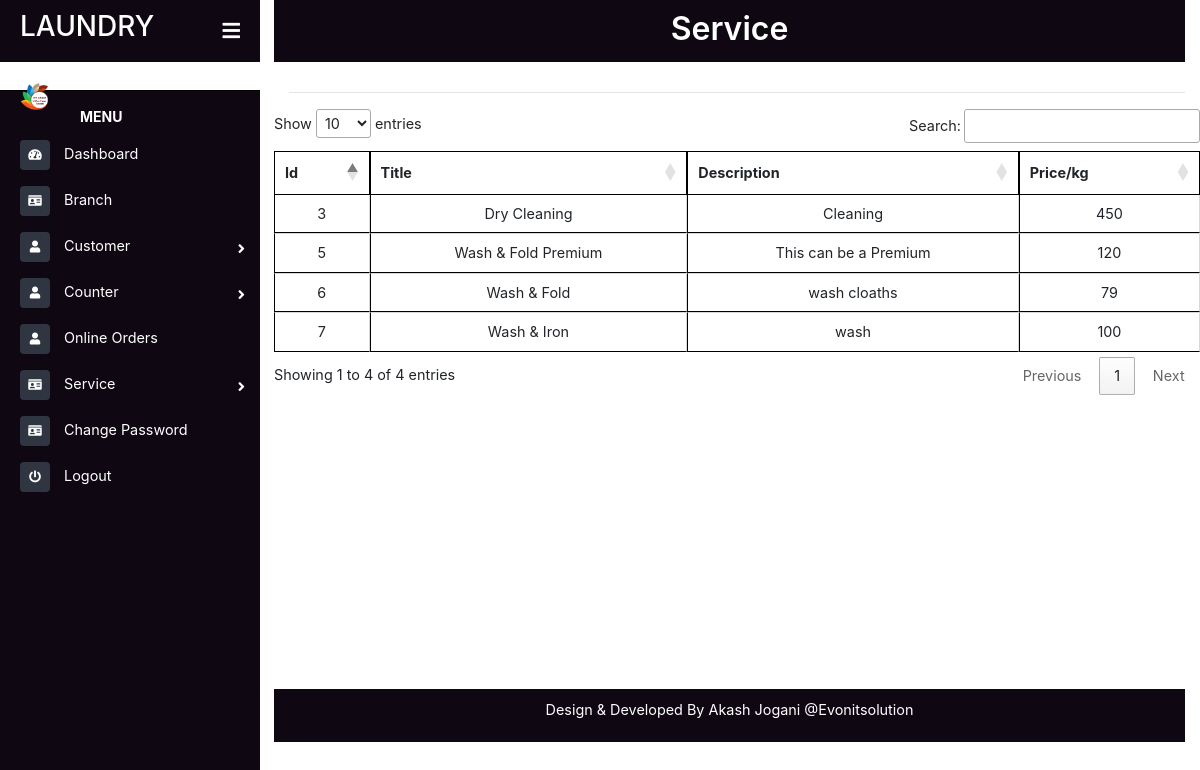
The app's page /shopkeeper/service.php, older data.
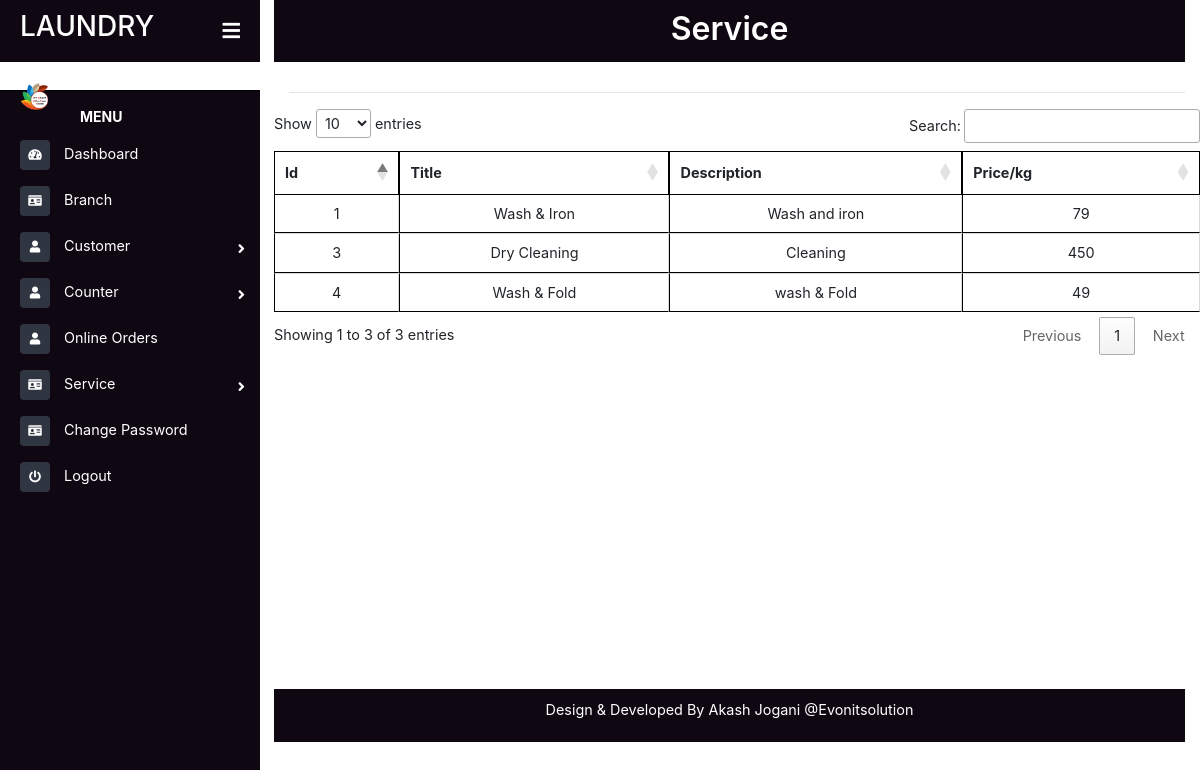
The same page, newer data.
### tables this page shows
CREATE TABLE `services` (
  `sid` bigint(10) NOT NULL,
  `title` varchar(20) NOT NULL,
  `dis` varchar(30) NOT NULL,
  `kgRate` double NOT NULL
);

### shopkeeper/service.php (the view, shortened to what this page needs)
<?php include("sidebar.php");
?>
<link href="assets/css/foms.css" rel="stylesheet">
<div class="page-content container-fluid">
    <div class="footer">
        <div class="d-flex justify-content-center">
             <h2 class="" style=" font-weight: 600">Service</h2>
        </div>
        <hr style="margin: 0px;">
    </div>
</div>
<main class="page-content">
    <div class="container">
        <hr />
        </div>
        <div class="table-responsive" style="overflow-y:scroll; height: 580px; width:80% margin-left: 100px;">
            <table id="example" class="cell-border" style="width:100%">
            <thead>
                <tr>
                    <th>Id</th>
                    <th>Title</th>
                    <th>Description</th>
                    <th>Price/kg</th>
                </tr>
            </thead>
            <tbody>
                <?php
                    $qry="select * from services";
                    $exc=mysqli_query($conn,$qry);
                    while($row=mysqli_fetch_array($exc)){
                    ?>
                    <tr class="text-center">
                        <td><?php echo $row['sid'] ?></td>
                        <td><?php echo $row['title'] ?></td>
                        <td><?php echo $row['dis'] ?></td>
                        <td><?php echo $row['kgRate'] ?></td>
                    </tr>
                    <?php
                    }
                ?>
            </tbody>
            </table>
        </div>
</main>
<?php include("../footer.php"); ?>

Row changes from the older to the newer data that the page shows:
removed services: sid "5", title "Wash & Fold Premium", dis "This can be a Premium", kgRate "120"
removed services: sid "6", title "Wash & Fold", dis "wash cloaths", kgRate "79"
removed services: sid "7", title "Wash & Iron", dis "wash", kgRate "100"
added services: sid "1", title "Wash & Iron", dis "Wash and iron", kgRate "79"
added services: sid "4", title "Wash & Fold", dis "wash & Fold", kgRate "49"
Text that changed along with them:
text written by a page script: "Show entries Search: Showing 1 to 4 of 4 entries Previous 1 Next" → "Show entries Search: Showing 1 to 3 of 3 entries Previous 1 Next"
